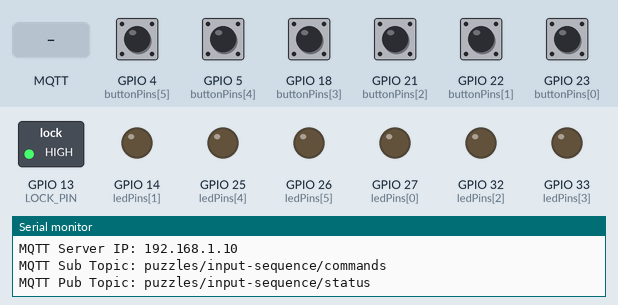
Simulated run of this sketch. Board: ESP32. Shown: switched loads named in the sketch (green lamp = pin HIGH), output pins drawn as LEDs (lit = HIGH), the last lines printed to the serial monitor. Dashed ring = blinking. The test bench sets the inputs (shaded band); at power-on: GPIO 4 (buttonPins[5]), GPIO 5 (buttonPins[4]), GPIO 18 (buttonPins[3]), GPIO 21 (buttonPins[2]), GPIO 22 (buttonPins[1]), GPIO 23 (buttonPins[0]) HIGH. WiFi joins after 1.5 s; servers stay silent unless stated; random numbers use the default seed unless the sketch sets one; no MQTT or app messages arrive unless stated.

Above: at 2.7 s.
2.8 s: MQTT message "solved" arrives on the first subscribed topic
At 3.1 s:
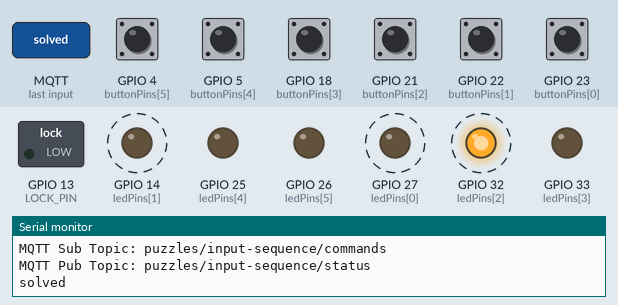
5.8 s: MQTT message "reset" arrives on the first subscribed topic
At 7.0 s:
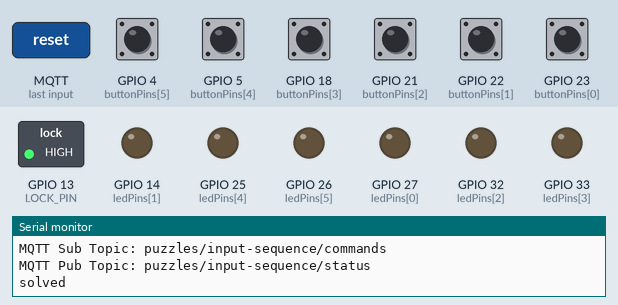
7.3 s: GPIO 23 (buttonPins[0]) pulled LOW for 0.15 s
At 8.2 s:
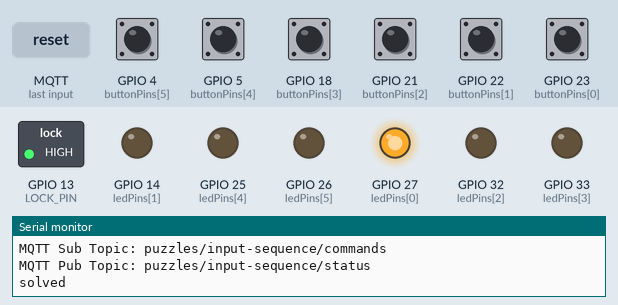
8.9 s: GPIO 22 (buttonPins[1]) pulled LOW for 0.15 s
At 9.4 s:
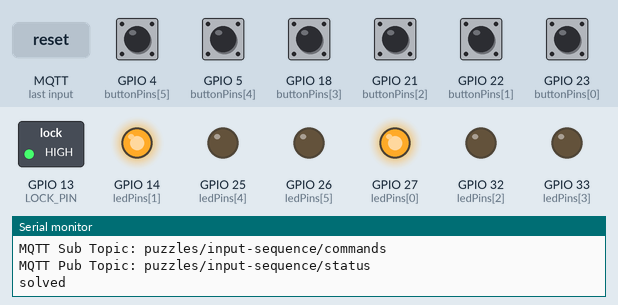
10.5 s: GPIO 21 (buttonPins[2]) pulled LOW for 0.15 s
At 11.7 s:
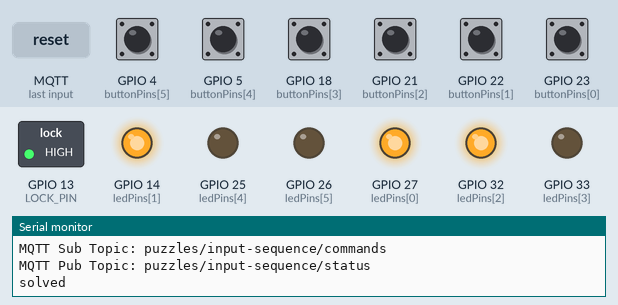
12.1 s: GPIO 18 (buttonPins[3]) pulled LOW for 0.15 s
At 13.1 s:
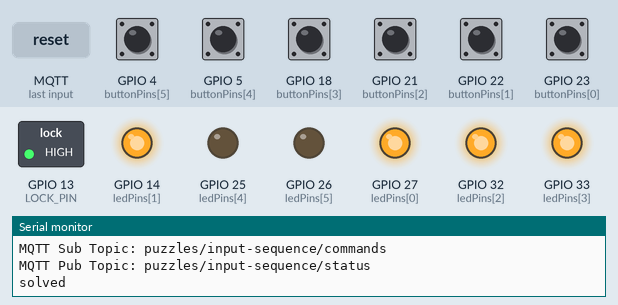
Timing chart, 0 to 14.7 s (numbered marks = the images above; inputs shaded):
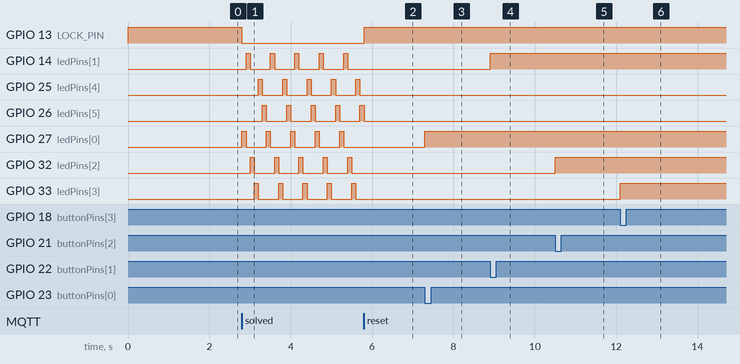

Measured:
- after the input at 2.8 s, GPIO 13 (LOCK_PIN): HIGH → LOW at once; GPIO 14 (ledPins[1]): alternates HIGH for 0.10 s and LOW for 0.50 s, starting after 0.10 s
- after the input at 5.8 s, GPIO 13 (LOCK_PIN): LOW → HIGH at once
- after the input at 7.3 s, GPIO 27 (ledPins[0]): LOW → HIGH at once
- after the input at 8.9 s, GPIO 14 (ledPins[1]): LOW → HIGH at once
- after the input at 10.5 s, GPIO 32 (ledPins[2]): LOW → HIGH at once
- after the input at 12.1 s, GPIO 33 (ledPins[3]): LOW → HIGH at once

The sketch:

InputSequence.ino
```cpp
#include <WiFiManager.h>
#include <PubSubClient.h>

const char* AP_NAME             = "Input Sequence Setup";             // Access point name
const char* DEFAULT_SERVER      = "192.168.1.10";                     // MQTT server name
const char* DEFAULT_SUB_TOPIC   = "puzzles/input-sequence/commands";  // MQTT sub topic
const char* DEFAULT_PUB_TOPIC   = "puzzles/input-sequence/status";    // MQTT pub topic

WiFiClient espClient;
PubSubClient client(espClient);

char mqtt_server[40];
char mqtt_sub_topic[100];
char mqtt_pub_topic[100];

#define NUM_BUTTONS 6
#define LOCK_PIN    13

const byte buttonPins[NUM_BUTTONS] = {23, 22, 21, 18, 5, 4};
const byte ledPins   [NUM_BUTTONS] = {27, 14, 32, 33, 25, 26};
const byte steps     [NUM_BUTTONS] = { 0, 1, 2, 3, 4, 5 };

int    currentStep      = 0;
bool   puzzleSolved     = false;
bool   lastInputState[NUM_BUTTONS] = { HIGH };

unsigned long lastDebounceTime = 0;
const unsigned long debounceDelay = 50;

String clientId = "input-sequence-" + String(ESP.getChipRevision()) + "-" + String(random(0xffff), HEX);

void onSolve() {
  digitalWrite(LOCK_PIN, LOW);
  Serial.println("solved");
  puzzleSolved = true;
}

void resetPuzzle() {
  currentStep = 0;
  for (int i = 0; i < NUM_BUTTONS; i++) lastInputState[i] = HIGH;
  puzzleSolved = false;
  digitalWrite(LOCK_PIN, HIGH);
}

void callback(char* topic, byte* payload, unsigned int length) {
  String msg;
  for (unsigned int i = 0; i < length; i++) msg += (char)payload[i];
  msg.trim();
  if (msg == "solved") onSolve();
  else if (msg == "reset") resetPuzzle();
}

void setupNetworking() {
  WiFiManager wm;
  wm.setConfigPortalTimeout(180);

  WiFiManagerParameter custom_mqtt_server("server", "MQTT Server IP", DEFAULT_SERVER, 40);
  WiFiManagerParameter custom_sub_topic("sub", "MQTT Sub Topic", DEFAULT_SUB_TOPIC, 100);
  WiFiManagerParameter custom_pub_topic("pub", "MQTT Pub Topic", DEFAULT_PUB_TOPIC, 100);
  wm.addParameter(&custom_mqtt_server);
  wm.addParameter(&custom_sub_topic);
  wm.addParameter(&custom_pub_topic);

  bool res = wm.startConfigPortal(AP_NAME);
  String mqttServer;
  String mqttSub;
  String mqttPub;

  if (res) {
    Serial.println("Connected to Network");

    mqttServer = custom_mqtt_server.getValue();
    mqttSub = custom_sub_topic.getValue();
    mqttPub = custom_pub_topic.getValue();

    Serial.print("MQTT Server IP: ");
    Serial.println(mqttServer);
    Serial.print("MQTT Sub Topic: ");
    Serial.println(mqttSub);
    Serial.print("MQTT Pub Topic: ");
    Serial.println(mqttPub);
  }
  else {
    Serial.println("Config Portal Timeout");
    Serial.println("Restarting...");
    ESP.restart();
  }

  mqttServer.toCharArray(mqtt_server, sizeof(mqtt_server));
  mqttSub.toCharArray(mqtt_sub_topic, sizeof(mqtt_sub_topic));
  mqttPub.toCharArray(mqtt_pub_topic, sizeof(mqtt_pub_topic));

  client.setServer(mqtt_server, 1883);
  client.setCallback(callback);
  client.connect(clientId.c_str(), NULL, NULL, NULL, 0, false, NULL, true);
  client.subscribe(mqtt_sub_topic);
}

void setup() {
  Serial.begin(115200);

  for (int i = 0; i < NUM_BUTTONS; i++) {
    pinMode(buttonPins[i], INPUT_PULLUP);
    pinMode(ledPins[i], OUTPUT);
    digitalWrite(ledPins[i], LOW);
  }
  pinMode(LOCK_PIN, OUTPUT);
  digitalWrite(LOCK_PIN, HIGH);

  setupNetworking();
}

void loop() {
  if (!client.connected()) {
    Serial.println("MQTT: Trying to connect...");
    client.connect(clientId.c_str(), NULL, NULL, NULL, 0, false, NULL, true);
    client.subscribe(mqtt_sub_topic);
  }
  client.loop();

  if (puzzleSolved) {
    for (int i = 0; i < NUM_BUTTONS; i++) {
      digitalWrite(ledPins[i], HIGH);
      delay(100);
      digitalWrite(ledPins[i], LOW);
    }
    return;
  }

  if (millis() - lastDebounceTime > debounceDelay) {
    for (int i = 0; i < NUM_BUTTONS; i++) {
      int reading = digitalRead(buttonPins[i]);
      if (reading != lastInputState[i]) {
        lastDebounceTime = millis();
      }
      if (reading == LOW && lastInputState[i] == HIGH) {
        if (steps[currentStep] == i) {
          currentStep++;
        } else {
          currentStep = 0;
        }
      }
      lastInputState[i] = reading;
    }
  }

  if (currentStep == NUM_BUTTONS) {
    onSolve();
    client.publish(mqtt_pub_topic, "solved");
  }

  for (int i = 0; i < NUM_BUTTONS; i++) {
    digitalWrite(ledPins[i], (i < currentStep ? HIGH : LOW));
  }
}
```
